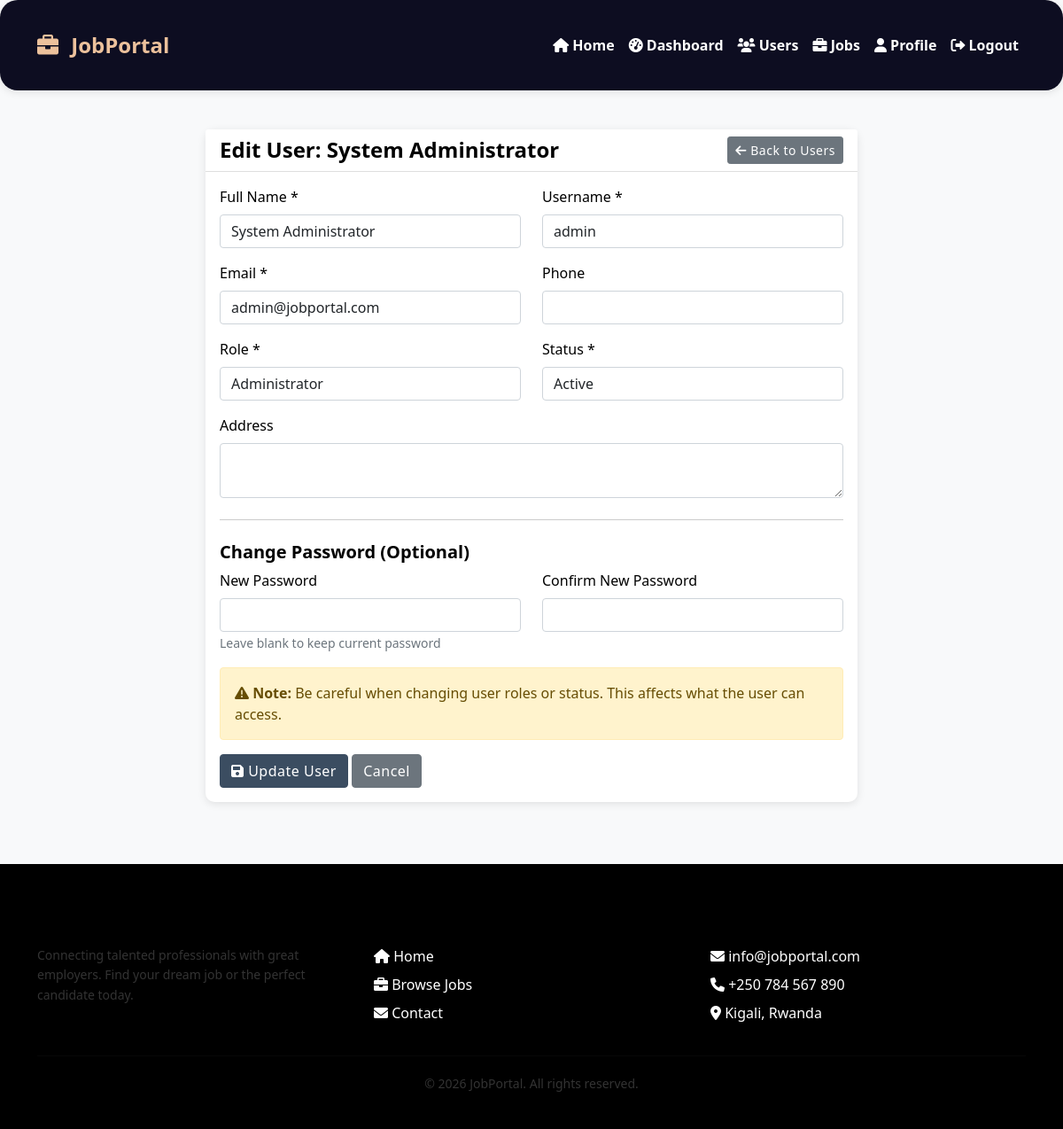
/admin/edit_user.php?id=1 (signed in), run on the app's committed database.
### tables this page shows
CREATE TABLE `users` (
  `id` int(11) NOT NULL AUTO_INCREMENT,
  `username` varchar(50) NOT NULL,
  `email` varchar(100) NOT NULL,
  `password` varchar(255) NOT NULL,
  `full_name` varchar(100) NOT NULL,
  `role` enum('admin','employer','applicant') DEFAULT 'applicant',
  `status` enum('active','inactive') DEFAULT 'active',
  `profile_image` varchar(255) DEFAULT NULL,
  `phone` varchar(20) DEFAULT NULL,
  `address` text DEFAULT NULL,
  `created_at` timestamp NOT NULL DEFAULT current_timestamp(),
  `updated_at` timestamp NOT NULL DEFAULT current_timestamp() ON UPDATE current_timestamp(),
  PRIMARY KEY (`id`),
  UNIQUE KEY `username` (`username`),
  UNIQUE KEY `email` (`email`)
);

### admin/edit_user.php (the view, shortened to what this page needs)
<?php
require_once '../includes/header.php';
$user_id = isset($_GET['id']) ? intval($_GET['id']) : 0;
$database = new Database();
$db = $database->getConnection();
$query = "SELECT * FROM users WHERE id = :id";
$stmt = $db->prepare($query);
$stmt->bindParam(':id', $user_id, PDO::PARAM_INT);
$stmt->execute();
$user = $stmt->fetch(PDO::FETCH_ASSOC);
?>
<div class="container mt-4">
    <div class="row justify-content-center">
        <div class="col-md-8">
            <div class="card">
                <div class="card-header bg-white">
                    <div class="d-flex justify-content-between align-items-center">
                        <h4 class="mb-0">Edit User: <?php echo htmlspecialchars($user['full_name']); ?></h4>
                        <a href="manage_users.php" class="btn btn-secondary btn-sm">
                            <i class="fas fa-arrow-left"></i> Back to Users
                        </a>
                    </div>
                </div>
                <div class="card-body">
                    <form method="POST" action="">
                        <div class="row">
                            <div class="col-md-6 mb-3">
                                <label for="full_name" class="form-label">Full Name *</label>
                                <input type="text" class="form-control" id="full_name" name="full_name"
                                    value="<?php echo htmlspecialchars($user['full_name']); ?>" required>
                            </div>
                            <div class="col-md-6 mb-3">
                                <label for="username" class="form-label">Username *</label>
                                <input type="text" class="form-control" id="username" name="username"
                                    value="<?php echo htmlspecialchars($user['username']); ?>" required>
                            </div>
                        </div>
                        <div class="row">
                            <div class="col-md-6 mb-3">
                                <label for="email" class="form-label">Email *</label>
                                <input type="email" class="form-control" id="email" name="email"
                                    value="<?php echo htmlspecialchars($user['email']); ?>" required>
                            </div>
                            <div class="col-md-6 mb-3">
                                <label for="phone" class="form-label">Phone</label>
                                <input type="text" class="form-control" id="phone" name="phone"
                                    value="<?php echo htmlspecialchars($user['phone']); ?>">
                            </div>
                        </div>
                        <div class="row">
                            <div class="col-md-6 mb-3">
                                <label for="role" class="form-label">Role *</label>
                                <select class="form-control" id="role" name="role" required>
                                    <option value="admin" <?php echo $user['role'] == 'admin' ? 'selected' : ''; ?>>
                                        Administrator
                                    </option>
                                </select>
                            </div>
                            <div class="col-md-6 mb-3">
                                <label for="status" class="form-label">Status *</label>
                                <select class="form-control" id="status" name="status" required>
                                    <option value="active" <?php echo $user['status'] == 'active' ? 'selected' : ''; ?>>
                                        Active
                                    </option>
                                </select>
                            </div>
                        </div>
                        <div class="mb-3">
                            <label for="address" class="form-label">Address</label>
                            <textarea class="form-control" id="address" name="address" rows="2"><?php echo htmlspecialchars($user['address']); ?></textarea>
                        </div>
                        <hr class="my-4">
                        <h5>Change Password (Optional)</h5>
                        <div class="row">
                            <div class="col-md-6 mb-3">
                                <label for="new_password" class="form-label">New Password</label>
                                <input type="password" class="form-control" id="new_password" name="new_password">
                                <small class="text-muted">Leave blank to keep current password</small>
                            </div>
                            <div class="col-md-6 mb-3">
                                <label for="confirm_password" class="form-label">Confirm New Password</label>
                                <input type="password" class="form-control" id="confirm_password" name="confirm_password">
                            </div>
                        </div>
                        <div class="alert alert-warning">
                            <i class="fas fa-exclamation-triangle"></i>
                            <strong>Note:</strong> Be careful when changing user roles or status. This affects what the user can access.
                        </div>
                        <button type="submit" class="btn btn-primary">
                            <i class="fas fa-save"></i> Update User
                        </button>
                        <a href="manage_users.php" class="btn btn-secondary">Cancel</a>
                    </form>
                </div>
            </div>
        </div>
    </div>
</div>
<?php
require_once '../includes/footer.php';
?>

### includes/header.php (style rules this page uses)
:root { --primary: #ecc19c; --secondary: #3b4d61; --accent: #000000; --font-main: 'Segoe UI', Tahoma, Geneva, Verdana, sans-serif; --font-heading: 'Segoe UI', Tahoma, Geneva, Verdana, sans-serif; --text-color: #333333; --text-light: #666666; --text-dark: #000000; }
* { margin: 0; padding: 0; box-sizing: border-box; }
html, body { height: 100%; margin: 0; padding: 0; }
body { background-color: #f8f9fa; font-family: var(--font-main); color: var(--text-color); min-height: 100vh; display: flex; flex-direction: column; }
h1, h2, h3, h4, h5, h6 { font-family: var(--font-heading); color: var(--text-dark); font-weight: 600; }
a { color: var(--secondary); text-decoration: none; transition: color 0.3s ease; }
.form-label { font-weight: 500; color: var(--text-dark); }
.btn { font-weight: 500; letter-spacing: 0.5px; }
.btn-primary { background-color: var(--secondary); border-color: var(--secondary); }
.card { border: none; border-radius: 10px; box-shadow: 0 2px 10px rgba(0, 0, 0, 0.1); transition: transform 0.3s ease; margin-bottom: 20px; }
.container { padding-top: 20px; padding-bottom: 20px; }

### data on the page
users: full_name "System Administrator", username "admin", email "admin@jobportal.com", role "Administrator", status "Active"

### other printed values
SITE_NAME "JobPortal"
SITE_NAME "jobportal"
